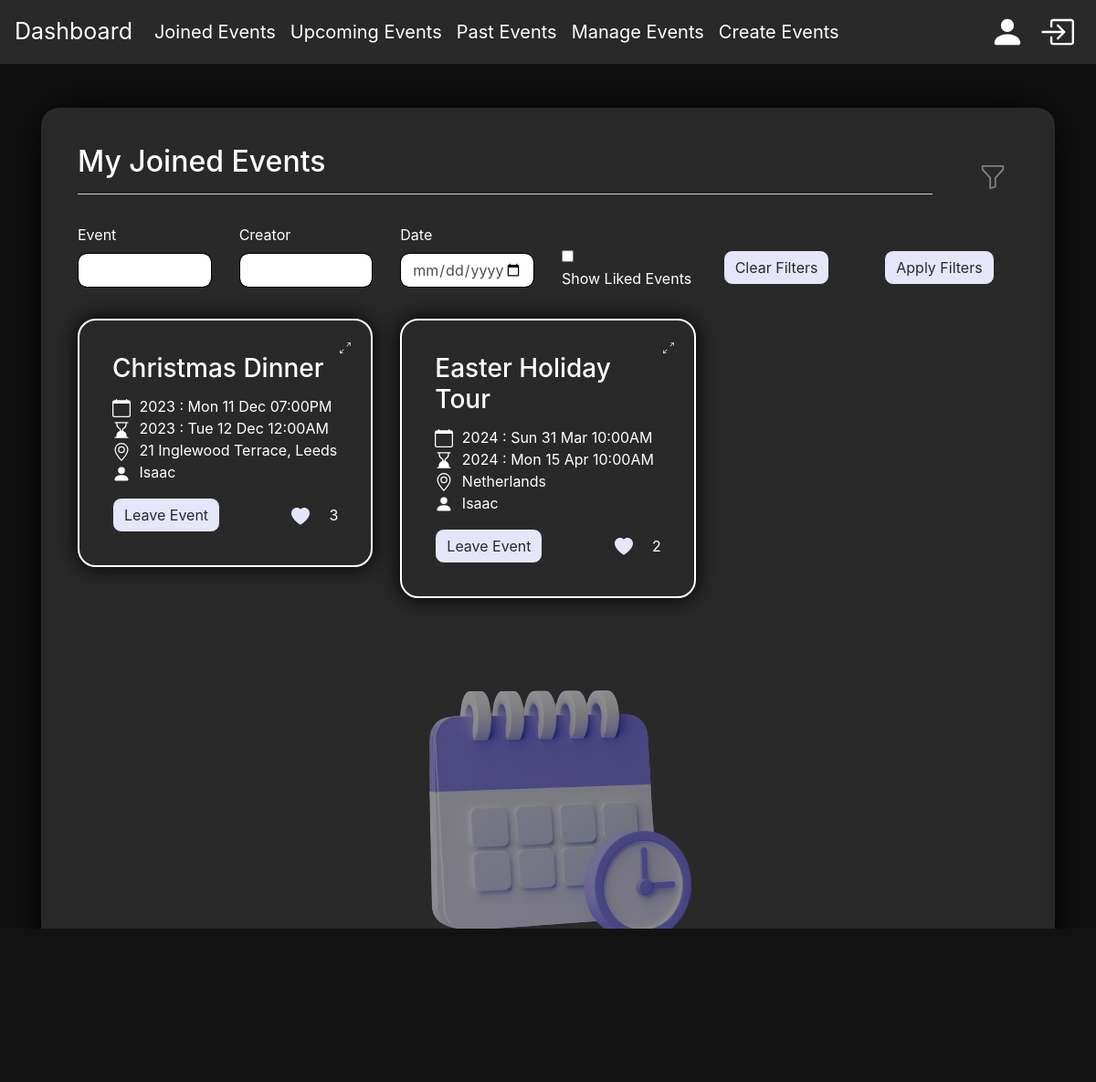
Page /myevents (signed in) on the committed database.
### app/models.py (models this page shows, shortened)
class Event(db.Model):
    id = db.Column(db.Integer, primary_key=True)
    title = db.Column(db.String(50), nullable=False)
    start_datetime = db.Column(db.DateTime, nullable=False)
    end_datetime = db.Column(db.DateTime, nullable=False)
    duration = db.Column(Interval, nullable=False)
    location = db.Column(db.String(50), nullable=False)
    description = db.Column(db.Text)
    attendees = db.relationship('User', secondary=attendance, back_populates='events_attending')
    likes = db.relationship('User', secondary=likes, back_populates='liked_events')
    creator_id = db.Column(db.Integer, db.ForeignKey('user.id'), nullable=False)
    creator = db.relationship('User', back_populates='created_events')

class User(db.Model, UserMixin):
    id = db.Column(db.Integer, primary_key=True)
    username = db.Column(db.String(50), unique=True, nullable=False)
    password = db.Column(db.String(200), nullable=False)
    first_name = db.Column(db.String(50), nullable=True)
    last_name = db.Column(db.String(50), nullable=True)
    email = db.Column(db.String(120), unique=True, nullable=True)
    events_attending = db.relationship('Event', secondary=attendance, back_populates='attendees')
    created_events = db.relationship('Event', back_populates='creator')
    liked_events = db.relationship('Event', secondary=likes, back_populates='likes')

### app/views.py (the view)
@app.route('/myevents', methods=['GET', 'POST'])
@login_required
def myevents():
    form = EventFilterForm()
    current_datetime = datetime.utcnow()
    my_events = Event.query.filter(and_(
        Event.start_datetime >= current_datetime,
        Event.attendees.any(id=current_user.id)))
    my_events = my_events.order_by(Event.start_datetime)
    if form.validate_on_submit():
        my_events = get_filtered_events(my_events,
                                        form.event.data,
                                        form.creator.data,
                                        form.liked.data,
                                        form.date.data)
    return render_template('myevents.html', my_events=my_events, form=form)

### app/forms.py
class EventFilterForm(FlaskForm):
    event = StringField('Event', validators=[Optional()])
    creator = StringField('Creator', validators=[Optional()])
    liked = BooleanField('Show Liked Events', validators=[Optional()])
    date = DateField('Date', validators=[Optional()])
    submit = SubmitField('Apply Filters')

### app/models.py (called while the page is built)
@login_manager.user_loader
def load_user(user_id):
    return User.query.get(int(user_id))

### app/templates/myevents.html (shortened to what this page needs)
{% extends "base.html" %}
{% block content %}
<div class="container">
  <div class="float">
    <div class="row align-items-center">
      <div class="col">
        <h2 class="event-title">My Joined Events</h2>
        <hr class="mr-2 event-divider">
      </div>
      <div class="col-auto ml-auto">
        <button class="btn filter-button ml-auto" id="filterButton">
        </button>
      </div>
    </div>
    <form method="post" action="/myevents" class="filterForm" id="filterForm">
      <div class="row">
        <div class="col-md-2">
          <div class="form-group">
            {{ form.event.label }}
            {{ form.event(size=20, class="form-control") }}
          </div>
        </div>
        <div class="col-md-2">
          <div class="form-group">
            {{ form.creator.label }}
            {{ form.creator(size=20, class="form-control") }}
          </div>
        </div>
        <div class="col-md-2">
          <div class="form-group">
            {{ form.date.label }}
            {{ form.date(class="form-control") }}
          </div>
        </div>
        <div class="col-md-2 d-flex align-items-center mt-4">
          <div class="form-group">
          {{ form.liked }}
          {{ form.liked.label(class="form-check-label") }}
          </div>
        </div>
        <div class="col-md-2 d-flex align-items-center mt-4">
          <div class="form-group">
            <button id="clearFilter" type="button" class="btn btn-primary">Clear Filters</button>
          </div>
        </div>
        <div class="col-md-2 d-flex align-items-center mt-4">
          <div class="form-group">
            <button type="submit" class="btn btn-primary">Apply Filters</button>
          </div>
        </div>
      </div>
    </form>
    <div class="row">
      {% for event in my_events %}
        <div class="col-md-4">
          <div class="container medium-widget-container mt-3">
            <div class="card position-relative">
              <button class="btn popup-button ml-auto" data-toggle="modal" data-target="#enlargeModal{{ event.id }}">
              </button>
              <div class="card-body d-flex flex-column">
                <h3 class="card-title">{{ event.title }}</h3>
                <p class="card-text">
                  {{  event.start_datetime.strftime('%Y') }} : {{  event.start_datetime.strftime('%a %d %b %I:%M%p') }}<br>
                  {{  event.end_datetime.strftime('%Y') }} : {{ event.end_datetime.strftime('%a %d %b %I:%M%p') }}<br>
                  {{ event.location }}<br>
                  <svg xmlns="http://www.w3.org/2000/svg" width="20" height="20" fill="currentColor" class="bi bi-person-fill" viewBox="0 0 16 16">
                    <path d="M3 14s-1 0-1-1 1-4 6-4 6 3 6 4-1 1-1 1zm5-6a3 3 0 1 0 0-6 3 3 0 0 0 0 6"/>
                  </svg>
                  {{ event.creator.username }}
                </p>
                <div class="d-flex justify-content-between">
                  <a href="{{ url_for('leave_event', event_id=event.id) }}" class="btn btn-primary">Leave Event</a>
                  <div class="d-flex justify-content-between align-items-center">
                    <button class="btn like-button ml-auto mr-2" data-event-id="{{ event.id }}">
                      {% if event in current_user.liked_events %}
                      <svg xmlns="http://www.w3.org/2000/svg" width="20" height="20" fill="#E6E6FA" class="bi bi-heart-fill" viewBox="0 0 16 16">
                        <title>liked</title>
                        <path fill-rule="evenodd" d="M8 1.314C12.438-3.248 23.534 4.735 8 15-7.534 4.736 3.562-3.248 8 1.314"/>
                      </svg>
                      {% endif %}
                    </button>
                    <span class="like-count">{{ event.likes | length}}</span>
                  </div>
                </div>
              </div>
            </div>
          </div>
        </div>
      {% endfor %}
    </div>
    <div>
      <img src="../static/image/purple-calendar-clock-icon-3d-reminder-notification-concept-website-ui-purple-background-3d-rendering-illustration-removebg-preview.png" class="event-manager-image" alt="filler image for event manager">
    </div>
  </div>
</div>
{% endblock %}

### app/static/styles.css (style rules this page uses)
#bootstrap-overrides { background-color: #121212; }
#bootstrap-overrides .btn-primary { background-color: #E6E6FA; border-color: #292929; color: #292929; border-radius: 10px; }
.medium-widget-container { background-color: transparent; padding: 1rem; border-radius: 20px; color: white; box-shadow: 0px 0px 25px 0px rgba(0,0,0,1); border: #ffffff 2px solid; }
.card { background-color: transparent; border: none; }
.container { flex: 0 0 100%; margin-bottom: 12px; }
.event-title { color: white; }
.card-text svg { margin-right: 5px; }
.popup-button { position: absolute; top: -7px; right: -7px; }
.filterForm { background-color: None; color: white; margin-top: 1rem; }
.filterForm .form-control { border-radius: 10px; border-color: black; }
body { background-image: url('../static/image/andrei-stratu-kcJsQ3PJrYU-unsplash.jpg'); background-size: cover; background-repeat: no-repeat; background-position: center center; background-attachment: fixed; }
.float { background-color: #292929; padding: 2.5rem; border-radius: 20px; box-shadow: 0px 0px 60px 0px rgba(0,0,0,1); }
.event-divider { background-color: #E6E6FA; }
.event-manager-image { max-width: 100%; height: auto; display: block; margin: 0 auto; z-index: -1; opacity: 0.5; }

### rows in the picture
Event: title "Christmas Dinner", start_datetime "2023", start_datetime "Mon 11 Dec 07:00PM", end_datetime "2023", end_datetime "Tue 12 Dec 12:00AM", location "21 Inglewood Terrace, Leeds", creator.username "Isaac", likes|length "3"
Event: title "Easter Holiday Tour", start_datetime "2024", start_datetime "Sun 31 Mar 10:00AM", end_datetime "2024", end_datetime "Mon 15 Apr 10:00AM", location "Netherlands", creator.username "Isaac", likes|length "2"
